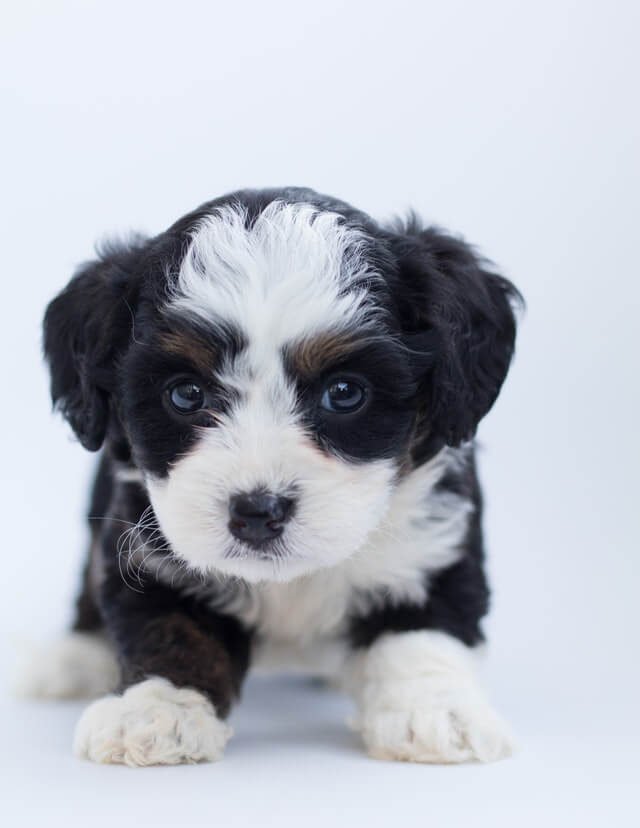
#> input picture Thursday 10:40 - 12:30/E22CSEU0955/lab10/a.jpg, 640 x 828 px, found by its file name
$ jupyter execute --allow-errors ACV_lab7.ipynb
#> lines starting #> are read from the running program, lines starting #| are printed output that depends on the picture; after the words box and inside, x2 and y2 are one past the last pixel; in counts of white or black regions, pixels touching at a corner belong together; pictures that were not available may be replaced by others from this repository, and a replacement may not be noted
[cell 1]
import numpy as np
import matplotlib.pyplot as plt
from skimage.io import imread
from skimage.color import rgb2gray
from skimage.morphology import opening
from skimage.feature import blob_log, blob_dog, blob_doh
from math import sqrt

virus = imread('a.jpg')
#> virus is the input picture: shape (828, 640, 3); mean R, G, B 179.9, 183.8, 193
gray = rgb2gray(virus)
binary = gray < 0.45
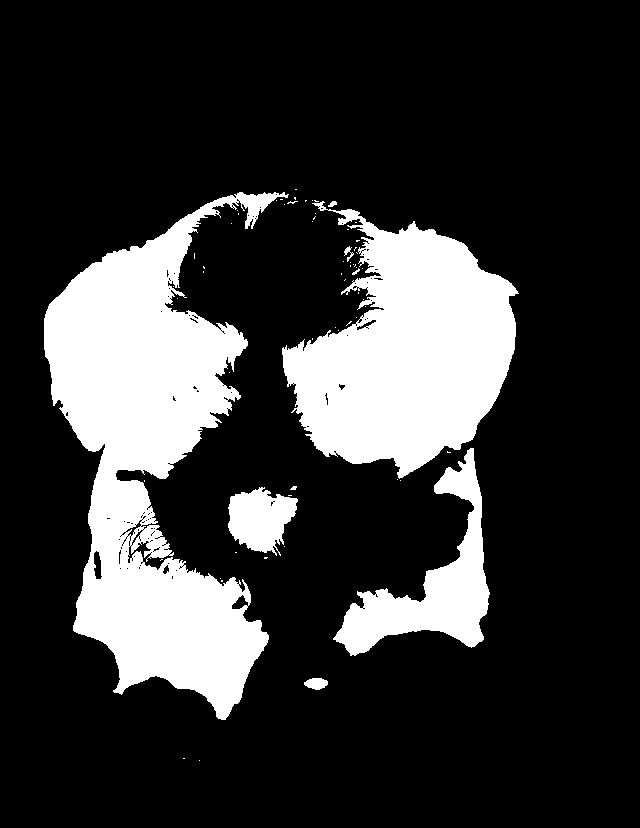
#> binary: shape (828, 640) bool; 20.9% white; 65 white regions (56 under 20 px), largest, box (x1, y1, x2, y2) and area: (44, 192, 289, 720) 58013, (282, 201, 519, 479) 38401, (333, 448, 490, 656) 10411
opened_image = opening(binary)
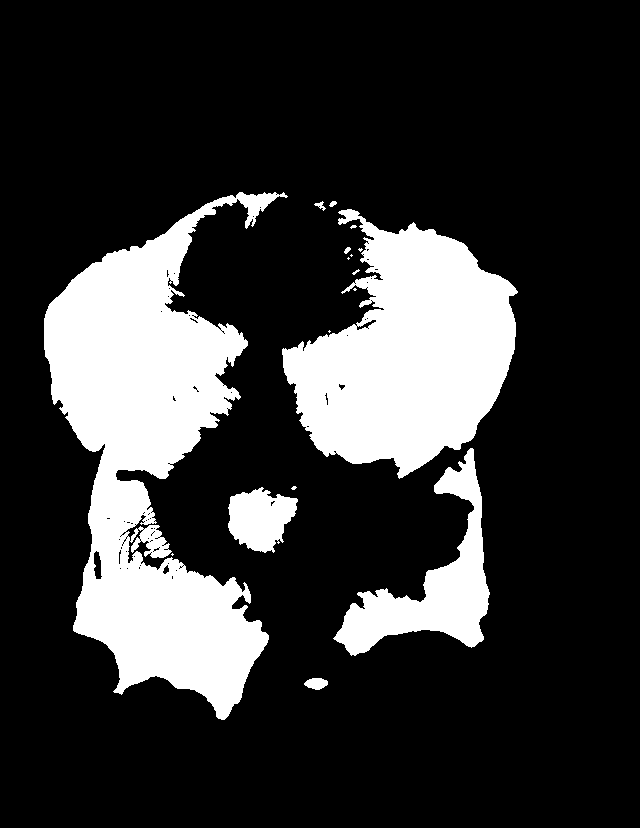
#> opened_image: shape (828, 640) bool; 20.7% white; 17 white regions (9 under 20 px), largest, box (x1, y1, x2, y2) and area: (44, 192, 288, 720) 57636, (282, 209, 518, 479) 38059, (333, 448, 490, 656) 10390

def show_blobs(image, blobs, title):
    fig, ax = plt.subplots(figsize=(6,6))
    ax.imshow(image)
    for blob in blobs:
        y, x, r = blob
        ax.add_patch(plt.Circle((x, y), r * sqrt(2), color='red', fill=False))
    ax.set_title(title)
    ax.axis('off')
    plt.show()

blobs_log = blob_log(opened_image, min_sigma=1, max_sigma=30, num_sigma=10, threshold=0.1)
#> blobs_log = 323 rows, first 8: [518, 259, 23.56], [258, 348, 1], [255, 351, 1], [331, 329, 1], [554, 172, 1], [289, 355, 1], [600, 456, 26.78], [683, 316, 7.44]
blobs_log[:, 2] = blobs_log[:, 2] * sqrt(2)
show_blobs(virus, blobs_log, "Blobs using LoG (Laplacian of Gaussian)")
#> the loop in show_blobs, `for blob in blobs:` made 323 passes
#> (y, x, r) on passes 1 to 3: (518, 259, 33.31), (258, 348, 1.41), (255, 351, 1.41)
#> in show_blobs, `plt.show()`:
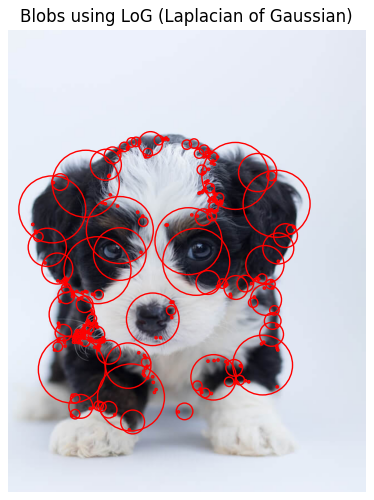
#> figure drawn by matplotlib, 1 panel

blobs_dog = blob_dog(opened_image, min_sigma=1, max_sigma=30, sigma_ratio=1.6, threshold=0.1)
#> blobs_dog = 487 rows, first 8: [518, 259, 16.78], [203, 333, 1.6], [683, 317, 4.1], [249, 347, 1.6], [226, 354, 1], [487, 294, 1], [488, 293, 1], [273, 354, 1]
blobs_dog[:, 2] = blobs_dog[:, 2] * sqrt(2)
show_blobs(virus, blobs_dog, "Blobs using DoG (Difference of Gaussian)")
#> call 2 of show_blobs, with blobs = array of shape (487, 3), title = 'Blobs using DoG (Difference of Gaussian)'
#> the loop in show_blobs (call 2), `for blob in blobs:` made 487 passes
#> (y, x, r) on passes 1 to 3: (518, 259, 23.73), (203, 333, 2.26), (683, 317, 5.79)
#> in show_blobs (call 2), `plt.show()`:
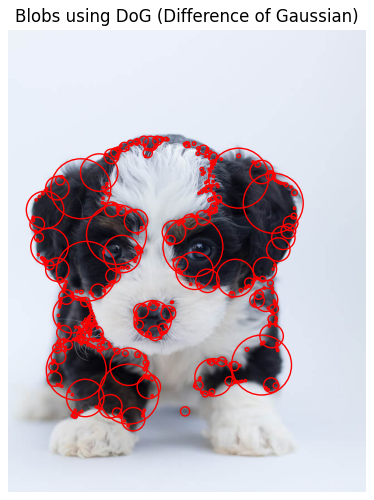
#> figure drawn by matplotlib, 1 panel

blobs_doh = blob_doh(opened_image, min_sigma=1, max_sigma=30, threshold=0.01)
#> blobs_doh = 134 rows, first 8: [518, 257, 30], [569, 165, 4.22], [203, 332, 4.22], [249, 346, 4.22], [562, 167, 1], [567, 119, 1], [567, 126, 1], [481, 462, 23.56]
show_blobs(virus, blobs_doh, "Blobs using DoH (Determinant of Hessian)")
#> call 3 of show_blobs, with blobs = array of shape (134, 3), title = 'Blobs using DoH (Determinant of Hessian)'
#> the loop in show_blobs (call 3), `for blob in blobs:` made 134 passes
#> (y, x, r) on passes 1 to 12: (518, 257, 30), (569, 165, 4.22), (203, 332, 4.22), (249, 346, 4.22), (562, 167, 1), (567, 119, 1), (567, 126, 1), (481, 462, 23.56), (201, 255, 17.11), (683, 316, 10.67), (624, 360, 30), (487, 293, 4.22)
#> in show_blobs (call 3), `plt.show()`:
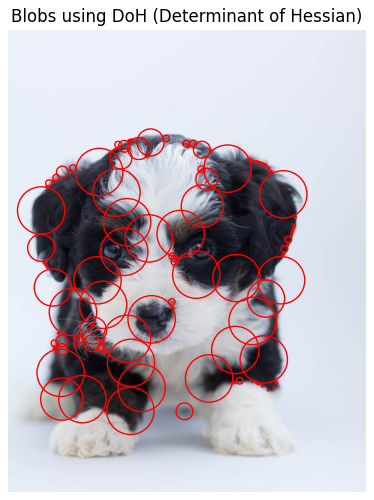
#> figure drawn by matplotlib, 1 panel

print(f"LoG blob count: {len(blobs_log)}")
#| LoG blob count: 323
print(f"DoG blob count: {len(blobs_dog)}")
#| DoG blob count: 487
print(f"DoH blob count: {len(blobs_doh)}")
#| DoH blob count: 134

[cell 2]
import cv2
import numpy as np
import matplotlib.pyplot as plt

image_path = "b.jpg"
image = cv2.imread(image_path)
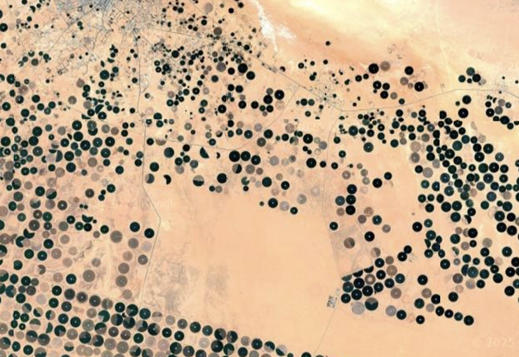
#> input picture Thursday 10:40 - 12:30/E22CSEU0955/lab7/b.png, 519 x 357 px, given in place of b.jpg, which was not available
#> image is the input picture: shape (357, 519, 3); mean B, G, R 142.5, 171.3, 197.1

bright_contrast = cv2.convertScaleAbs(image, alpha=1.5, beta=20)
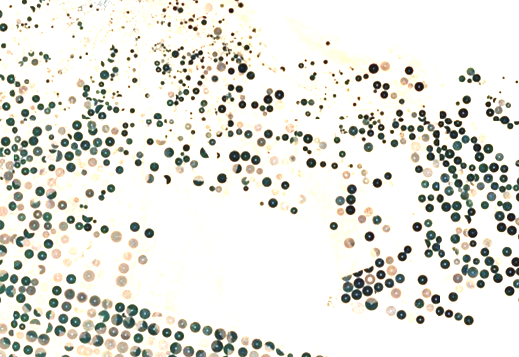
#> bright_contrast: shape (357, 519, 3); mean B, G, R 221.6, 228.2, 228.7

kernel = np.array([[0, -1, 0], [-1, 5, -1], [0, -1, 0]])
sharpened = cv2.filter2D(image, -1, kernel)
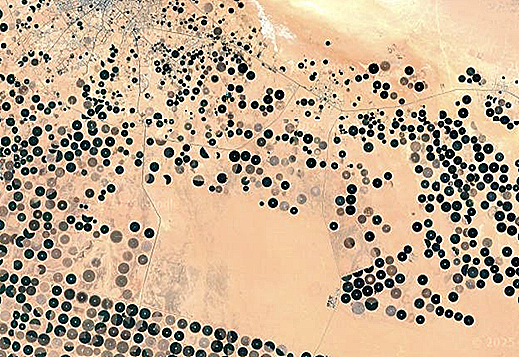
#> sharpened: shape (357, 519, 3); mean B, G, R 145.5, 172.8, 197.1

denoised = cv2.fastNlMeansDenoisingColored(image, None, 10, 10, 7, 21)

ycrcb = cv2.cvtColor(image, cv2.COLOR_BGR2YCrCb)
#> ycrcb: shape (357, 519, 3); mean of channels 0, 1, 2 175.7, 143.3, 109.2
ycrcb[:, :, 0] = cv2.equalizeHist(ycrcb[:, :, 0])
#> ycrcb: shape (357, 519, 3); mean of channels 0, 1, 2 129.4, 143.3, 109.2
equalized = cv2.cvtColor(ycrcb, cv2.COLOR_YCrCb2BGR)
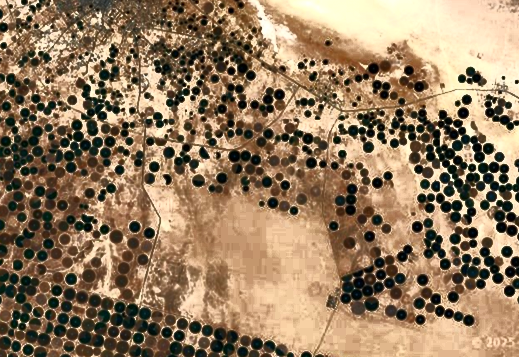
#> equalized: shape (357, 519, 3); mean B, G, R 96.1, 124.9, 150.1

resized = cv2.resize(image, (256, 256))
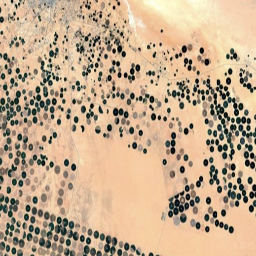
#> resized: shape (256, 256, 3); mean B, G, R 142.3, 171.2, 197

def to_rgb(img): return cv2.cvtColor(img, cv2.COLOR_BGR2RGB)

fig, axes = plt.subplots(2, 3, figsize=(15, 10))
axes[0, 0].imshow(to_rgb(bright_contrast)); axes[0, 0].set_title("Brightness & Contrast")
axes[0, 1].imshow(to_rgb(sharpened)); axes[0, 1].set_title("Sharpened")
axes[0, 2].imshow(to_rgb(denoised)); axes[0, 2].set_title("Denoised")
axes[1, 0].imshow(to_rgb(equalized)); axes[1, 0].set_title("Histogram Equalization")
axes[1, 1].imshow(to_rgb(resized)); axes[1, 1].set_title("Resized")
axes[1, 2].axis('off')

for ax in axes.flat:
    ax.axis('off')
#> this loop made 6 passes

plt.tight_layout()
plt.show()
